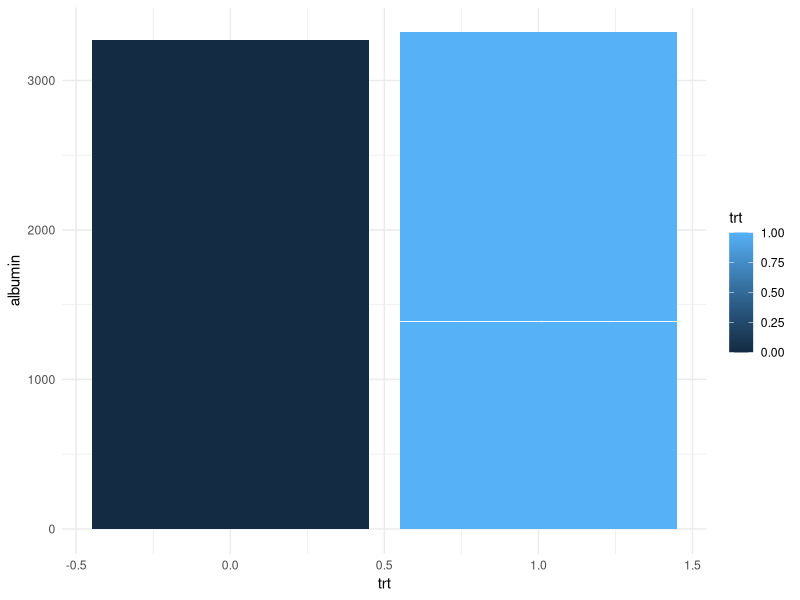
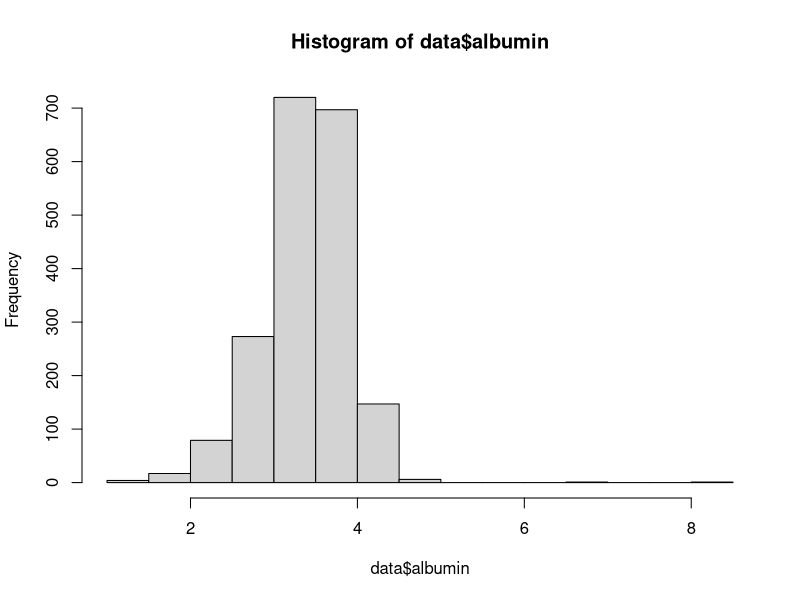

These charts were generated, in order, by the following R code:
## ---- chunk 1
knitr::opts_chunk$set(echo = TRUE)
## ---- chunk 2
library(survival)
data = pbcseq
summary(data)
head(data)
ncol(data)
## ---- chunk 3
library(dplyr)

data[] <- lapply(data, function(x) { 
  x[is.na(x)] <- mean(x, na.rm = TRUE)
  x
})
head(data)
## ---- chunk 4
library(ggplot2)
p<-ggplot(data, aes(x=trt, y=albumin, fill=trt)) +
  geom_bar(stat="identity")+theme_minimal()
p

hist(data$albumin)

## ---- chunk 5
alb = data.frame(data$trt, data$albumin)
summary(alb)
albumin0 = subset(alb$data.albumin,alb$data.trt==1)
albumin1 = subset(alb$data.albumin,alb$data.trt==0)
summary(albumin0)
summary(albumin1)

## ---- chunk 6
albumin0 = subset(alb$data.albumin,alb$data.trt==1)
albumin1 = subset(alb$data.albumin,alb$data.trt==0)
# Uji mean 2 pop
var2pop = function (pop1, pop2, d0, alpha)
{
  s12 = var(pop1)
  s22 = var(pop2)
  n1=length(pop1)
  n2=length(pop2)
  v1=n1-1
  v2=n2-1
  fhit=s12/s22
  ftab=c(qf(alpha/2, df1=v1, df2=v2),qf(1-alpha/2, df1=v1, df2=v2))
  ftab
  p=2*(1-pf(fhit, df1 = v1, df2 = v2))
  LL=(s12/s22)/qf(1-alpha/2,df1=v1,df2=v2)
  UL=(s12/s22)*qf(1-alpha/2,df1=v1,df2=v2)
  
  if(p<alpha) {
    kep1 = "Tolak Ho, maka terdapat perbedaan varians antar dua populasi"
  } else {
    kep1 = "Gagal Tolak Ho, maka tidak terdapat perbedaan varians antar dua populasi"
  }
  if (fhit<qf(alpha/2, df1=v1,df2=v2) | fhit>qf(1-(alpha/2), df1=v1,df2=v2)) {
    kep2 = "Tolak Ho, maka terdapat perbedaan varians antar dua populasi"
  } else {
    kep2 = "Gagal Tolak Ho, maka tidak terdapat perbedaan varians antar dua populasi"
  }
  cat("Uji Varians 2 Populasi", "\n")
  cat("H1                  : Var 1/Var 2 = 1", "\n")
  cat("H0                  : Var 1/Var 2 != 1", "\n")
  cat("F Hitung            : ", fhit, "\n")
  cat("F Tabel             : ", ftab, "\n")
  cat("P Value             : ", p, "\n") 
  cat((1-alpha)*100,"% CI             : (",LL,";",UL,")", "\n")
  cat("Keputusan P Val     : ", kep1, "\n")
  cat("Keputusan F hit     : ", kep2, "\n")
  
  
  if (kep1 == "Tolak Ho, maka terdapat perbedaan varians antar dua populasi") 
  { 
  mean1 = mean(pop1)
  mean2 = mean(pop2)
  thit = ((mean1-mean2)-d0)/(sqrt((s12/n1)+(s22/n2)))
  v=((s12/n1 + s22/n2)^2)/( (((s12/n1)^2)/(n1-1)) + (((s22/n2)^2)/(n2-1))  )
  ttab=abs(qt(alpha/2, df3))
  pval=2*(1-pt(abs(thit),v)) 
  UL=(mean1-mean2)-(qt(alpha/2,v))*(sqrt((s12/n1)+(s22/n2)))
  LL=(mean1-mean2)+(qt(alpha/2,v))*(sqrt((s12/n1)+(s22/n2)))
  
  if(pval<alpha) {
    kepp1 = "Tolak Ho"
  } else {
    kepp1 = "Gagal Tolak Ho"
  }
  if (thit>abs(ttab)) {
    kepp2 = "Tolak Ho"
  } else {
    kepp2 = "Gagal Tolak Ho"
  }
  
  cat("\n","Uji Mean 2 Populasi Varians tidak diketahui Berbeda", "\n")
  cat("H0                  : miu 1 - miu 2 = 0", "\n")
  cat("Ha                  : miu 1 - miu 2 != 0", "\n")
  cat("t Hitung            : ", thit, "\n")
  cat("|t Tabel|           : ", ttab, "\n")
  cat("P Value             : ", pval, "\n") 
  cat((1-alpha)*100,"% CI             : (",LL,";",UL,")", "\n")
  cat("Keputusan P Val     : ", kepp1, "\n")
  cat("Keputusan t hit     : ", kepp2, "\n")
  
  
  } else {
    
    mean1 = mean(pop1)
    mean2 = mean(pop2)
    
    df3=n1+n2-2
    sp2 = (((n1-1)*s12)+((n2-1)*s22))/df3
    thit = ((mean1-mean2)-d0)/((sqrt(sp2))*(sqrt((1/n1) + (1/n2))))
    ttab=abs(qt(alpha/2, df3))
    pval=2*(1-pt(abs(thit),df3)) 
    UL=(mean1-mean2)-((qt(alpha/2,df3))*(sqrt(sp2))*(sqrt((1/n1)+(1/n2))))
    LL=(mean1-mean2)+((qt(alpha/2,df3))*(sqrt(sp2))*(sqrt((1/n1)+(1/n2))))
    
    if(p<alpha) {
      kepp1 = "Tolak Ho"
    } else {
      kepp1 = "Gagal Tolak Ho"
    }
    if (thit>abs(ttab)) {
      kepp2 = "Tolak Ho"
    } else {
      kepp2 = "Gagal Tolak Ho"
    }
    
    cat("\n","Uji Mean 2 Populasi varian tidak diketahui dan sama", "\n")
    cat("H0                  : miu 1 - miu 2 != 0", "\n")
    cat("Ha                  : miu 1 - miu 2 = 0", "\n")
    cat("t Hitung            : ", thit, "\n")
    cat("|t Tabel|           : ", ttab, "\n")
    cat("P Value             : ", pval, "\n") 
    cat((1-alpha)*100,"% CI             : (",LL,";",UL,")", "\n")
    cat("Keputusan P Val     : ", kepp1, "\n")
    cat("Keputusan t hit     : ", kepp2, "\n")
  }
}
#Menjalankan function===========================================================
var2pop(albumin0, albumin1, 0, 0.05)
#pembuktian
t.test(albumin0,albumin1)

## ---- chunk 7
transplantasi = data.frame(data$status,data$albumin)

tdktrans = subset(transplantasi$data.albumin,transplantasi$data.status==0)
trans = subset(transplantasi$data.albumin,transplantasi$data.status==1)
var2pop(trans,tdktrans, 0, 0.05)
#pembuktian
t.test(trans,tdktrans)
